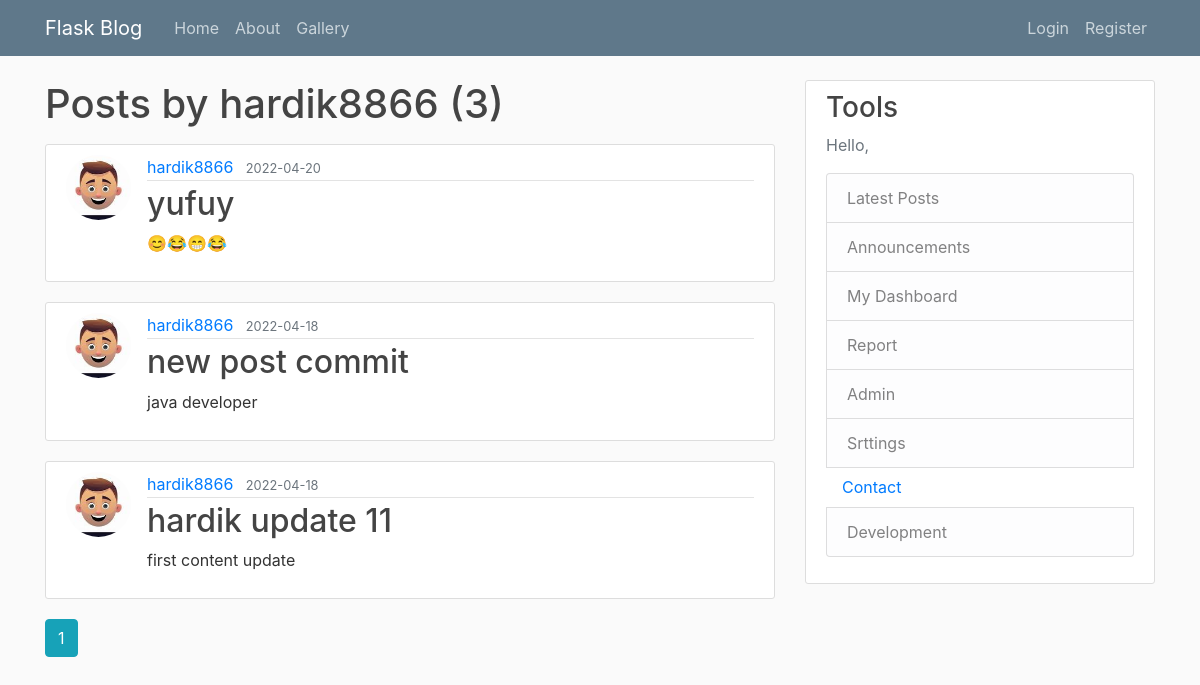
Screenshot of /user/hardik8866 with the database file from the repository.
### flaskblog/models.py (models this page shows, shortened)
class User(db.Model, UserMixin):
    id = db.Column(db.Integer, primary_key=True)
    username = db.Column(db.String(20), unique=True, nullable=False)
    email = db.Column(db.String(120), unique=True, nullable=False)
    image_file = db.Column(db.String(20), nullable=False, default='default.jpg')
    password = db.Column(db.String(60), nullable=False)
    posts = db.relationship('Post', backref='author', lazy=True)

class Post(db.Model):
    id = db.Column(db.Integer, primary_key=True)
    title = db.Column(db.String(100), nullable=False)
    date_posted = db.Column(db.DateTime, nullable=False, default=datetime.utcnow)
    content = db.Column(db.Text, nullable=False)
    user_id = db.Column(db.Integer, db.ForeignKey('user.id'), nullable=False)

### flaskblog/routes.py (the view)
@app.route("/user/<string:username>")
def user_posts(username):
    page = request.args.get('page',1,type=int)
    user = User.query.filter_by(username=username).first_or_404()
    posts=Post.query.filter_by(author=user).order_by(Post.date_posted.desc()).paginate(page=page,per_page=5)
    return render_template('user_posts.html', posts=posts,user=user)

### flaskblog/templates/user_posts.html
{% extends "layout.html" %}
{% block content %}
    <h1 class="mb-3">Posts by {{ user.username }} ({{ posts.total }})</h1>
    {% for post in posts.items %}
        <article class="media content-section">
          <img class="rounded-circle article-img" src="{{ url_for('static', filename='profile_pics/' + post.author.image_file) }}">
          <div class="media-body">
            <div class="article-metadata">
              <a class="mr-2" href="{{ url_for('user_posts', username=post.author.username) }}">{{ post.author.username }}</a>
              <small class="text-muted">{{ post.date_posted.strftime('%Y-%m-%d') }}</small>
            </div>
            <h2><a class="article-title" href="{{ url_for('post', post_id=post.id) }}">{{ post.title }}</a></h2>
            <p class="article-content">{{ post.content }}</p>
          </div>
        </article>
    {% endfor %}
    {% for page_num in posts.iter_pages(left_edge=1, right_edge=1, left_current=1, right_current=2) %}
      {% if page_num %}
        {% if posts.page == page_num %}
          <a class="btn btn-info mb-4" href="{{ url_for('user_posts', username=user.username, page=page_num) }}">{{ page_num }}</a>
        {% else %}
          <a class="btn btn-outline-info mb-4" href="{{ url_for('user_posts', username=user.username, page=page_num) }}">{{ page_num }}</a>
        {% endif %}
      {% else %}
        ...
      {% endif %}
    {% endfor %}
{% endblock content %}

### flaskblog/static/main.css (style rules this page uses)
body { background: #fafafa; color: #333333; margin-top: 5rem; }
h1, h2, h3, h4, h5, h6 { color: #444444; }
.content-section { background: #ffffff; padding: 10px 20px; border: 1px solid #dddddd; border-radius: 3px; margin-bottom: 20px; }
.article-title { color: #444444; }
.article-content { white-space: pre-line; }
.article-img { height: 65px; width: 65px; margin-right: 16px; }
.article-metadata { padding-bottom: 1px; margin-bottom: 4px; border-bottom: 1px solid #e3e3e3 }

### rows the page displays
User: username "hardik8866"
Post: image_file (picture), author.username "hardik8866", date_posted "2022-04-20", title "yufuy", content "😊😂😁😂"
Post: image_file (picture), author.username "hardik8866", date_posted "2022-04-18", title "new post commit", content "java developer"
Post: image_file (picture), author.username "hardik8866", date_posted "2022-04-18", title "hardik update 11", content "first content update"

### other values shown
{{ posts.total }} "3"
{{ page_num }} "1"
